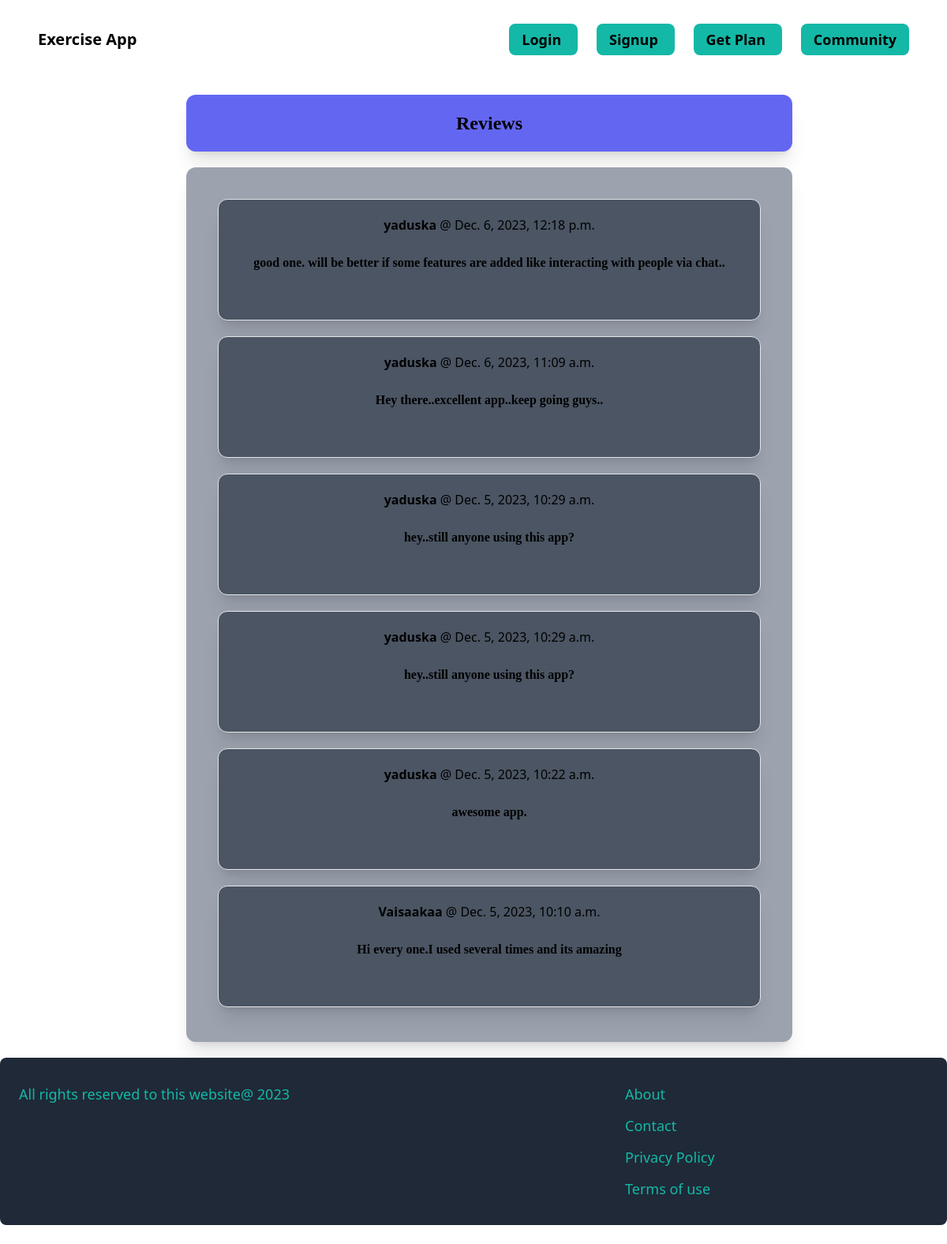
The page /community/reviewall/ on the database its author committed.
### community/models.py (models this page shows)
class Message(models.Model):
    community= models.ForeignKey(Community,related_name='message',on_delete=models.CASCADE)
    content=models.TextField()
    created_at=models.DateTimeField(auto_now_add=True)
    modified_at=models.DateTimeField(auto_now_add=True)
    created_by=models.ForeignKey(User,related_name='message_user',on_delete=models.CASCADE)
    class Meta:
        ordering=('-modified_at',)

### community/views.py (the view)
# urls.py: path('reviewall/',review_all,name='reviewall'),
def review_all(request):
      already_commented=False
      community = Community.objects.filter(topic='review app').first()
      messages= Message.objects.filter(community=community)
      return render(request,'community/reviewapp.html',{'messages':messages,'already_commented':already_commented})

### community/templates/community/reviewapp.html (shortened to what this page needs)
{% extends 'core/base.html' %}
{% block content %}
<div class='max-w-screen-md mx-auto '>
    <div class='bg-indigo-500 font-serif m-5 p-5 rounded-xl w-full text-center shadow-xl font-bold '>
        <h1 class='text-2xl'>Reviews </h1>
    </div>
    <div class='bg-gray-400 m-5 p-5  w-full rounded-xl shadow-xl text-center'>
    <div class='mb-6 mt-4'>
        {% for message in messages%}
        <div class='bg-gray-600 border m-5 shadow-xl p-5 rounded-xl'>
        <p class='mb-2'><strong>{{message.created_by.username}}</strong> @ {{message.created_at}}</p>
        <p class='text-md font-serif font-semibold mb-6 p-4'> {{message.content}}</p>
        </div>
        {% endfor %}
    </div>
</div>
</div>
{% endblock%}

### rows shown on the page
Message: created_by.username "yaduska", created_at "Dec. 6, 2023, 12:18 p.m.", content "good one. will be better if some features are added like interacting with people via chat.."
Message: created_by.username "yaduska", created_at "Dec. 6, 2023, 11:09 a.m.", content "Hey there..excellent app..keep going guys.."
Message: created_by.username "yaduska", created_at "Dec. 5, 2023, 10:29 a.m.", content "hey..still anyone using this app?"
Message: created_by.username "yaduska", created_at "Dec. 5, 2023, 10:29 a.m.", content "hey..still anyone using this app?"
Message: created_by.username "yaduska", created_at "Dec. 5, 2023, 10:22 a.m.", content "awesome app."
Message: created_by.username "Vaisaakaa", created_at "Dec. 5, 2023, 10:10 a.m.", content "Hi every one.I used several times and its amazing"
